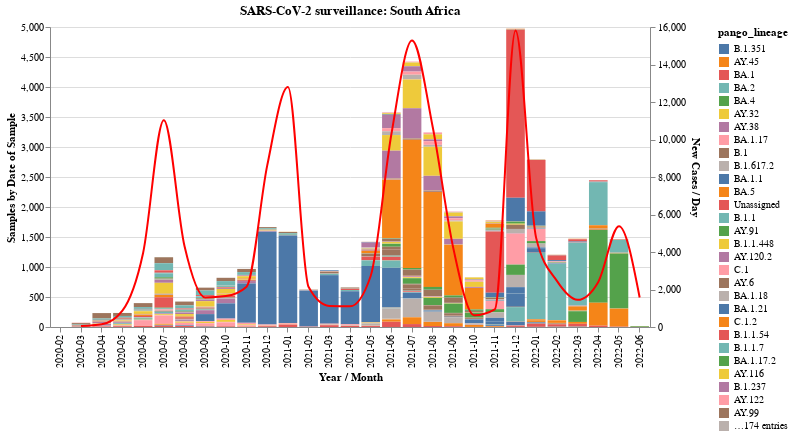

Here is the notebook cell this chart was saved with:
### Code cell
# this graph adds the case data from Our World in Data
# it has two parameters - the Country Name and the ISO 3 letter country code
country_name = "South Africa"
country_code = "ZAF"

# do not edit anything below this line
gisaid_data = (
    africa_metadata[africa_metadata.country == country_name]
    .groupby(["date_yearmon", "pango_lineage"])
    .count()
    .reset_index()
)
sa_owid_data = (
    owid_data[owid_data.iso_code == country_code]
    .groupby(["year_mon"])
    .new_cases.mean()
    .reset_index()
)
gisaid = (
    alt.Chart(gisaid_data, width=600, title=f"SARS-CoV-2 surveillance: {country_name}")
    .mark_bar()
    .encode(
        alt.X("date_yearmon", title="Year / Month"),
        y=alt.Y("sum(virus)", title="Samples by Date of Sample"),
        color=alt.Color("pango_lineage", sort="-y"),
        tooltip=["pango_lineage", "virus"],
    )
)
owid = (
    alt.Chart(sa_owid_data)
    .mark_line(stroke="red", interpolate="monotone")
    .encode(
        alt.X("year_mon", title="Year / Month"),
        alt.Y("new_cases", title="New Cases / Day"),
    )
)
alt.layer(gisaid, owid).resolve_scale(y="independent")

### Figure 1 — Vega-Lite specification as saved in the notebook (floating-point values rounded to 4 significant figures; data arrays with more than 128 entries replaced by an {"elided": "..."} marker saying what was removed)
{"config": {"view": {"continuousWidth": 400, "continuousHeight": 300}}, "layer": [{"data": {"name": "data-c6bcb6d10197416ffdeba46b1f0a6b18"}, "mark": "bar", "encoding": {"color": {"field": "pango_lineage", "sort": "-y", "type": "nominal"}, "tooltip": [{"field": "pango_lineage", "type": "nominal"}, {"field": "virus", "type": "quantitative"}], "x": {"field": "date_yearmon", "title": "Year / Month", "type": "nominal"}, "y": {"aggregate": "sum", "field": "virus", "title": "Samples by Date of Sample", "type": "quantitative"}}, "title": "SARS-CoV-2 surveillance: South Africa", "width": 600}, {"data": {"name": "data-c8314e43c50967b75460d2d752557aa1"}, "mark": {"type": "line", "interpolate": "monotone", "stroke": "red"}, "encoding": {"x": {"field": "year_mon", "title": "Year / Month", "type": "nominal"}, "y": {"field": "new_cases", "title": "New Cases / Day", "type": "quantitative"}}}], "resolve": {"scale": {"y": "independent"}}, "$schema": "https://vega.github.io/schema/vega-lite/v4.17.0.json", "datasets": {"data-c6bcb6d10197416ffdeba46b1f0a6b18": {"elided": "864 records"}, "data-c8314e43c50967b75460d2d752557aa1": [{"year_mon": "2020-02", "new_cases": null}, {"year_mon": "2020-03", "new_cases": 50.11}, {"year_mon": "2020-04", "new_cases": 143.1}, {"year_mon": "2020-05", "new_cases": 872.1}, {"year_mon": "2020-06", "new_cases": 3951.0}, {"year_mon": "2020-07", "new_cases": 11030.0}, {"year_mon": "2020-08", "new_cases": 4318.0}, {"year_mon": "2020-09", "new_cases": 1577.0}, {"year_mon": "2020-10", "new_cases": 1649.0}, {"year_mon": "2020-11", "new_cases": 2152.0}, {"year_mon": "2020-12", "new_cases": 8618.0}, {"year_mon": "2021-01", "new_cases": 12790.0}, {"year_mon": "2021-02", "new_cases": 2130.0}, {"year_mon": "2021-03", "new_cases": 1121.0}, {"year_mon": "2021-04", "new_cases": 1102.0}, {"year_mon": "2021-05", "new_cases": 2723.0}, {"year_mon": "2021-06", "new_cases": 10280.0}, {"year_mon": "2021-07", "new_cases": 15270.0}, {"year_mon": "2021-08", "new_cases": 10650.0}, {"year_mon": "2021-09", "new_cases": 4167.0}, {"year_mon": "2021-10", "new_cases": 627.2}, {"year_mon": "2021-11", "new_cases": 943.1}, {"year_mon": "2021-12", "new_cases": 15810.0}, {"year_mon": "2022-01", "new_cases": 4740.0}, {"year_mon": "2022-02", "new_cases": 2458.0}, {"year_mon": "2022-03", "new_cases": 1449.0}, {"year_mon": "2022-04", "new_cases": 2406.0}, {"year_mon": "2022-05", "new_cases": 5376.0}, {"year_mon": "2022-06", "new_cases": 1576.0}]}}
